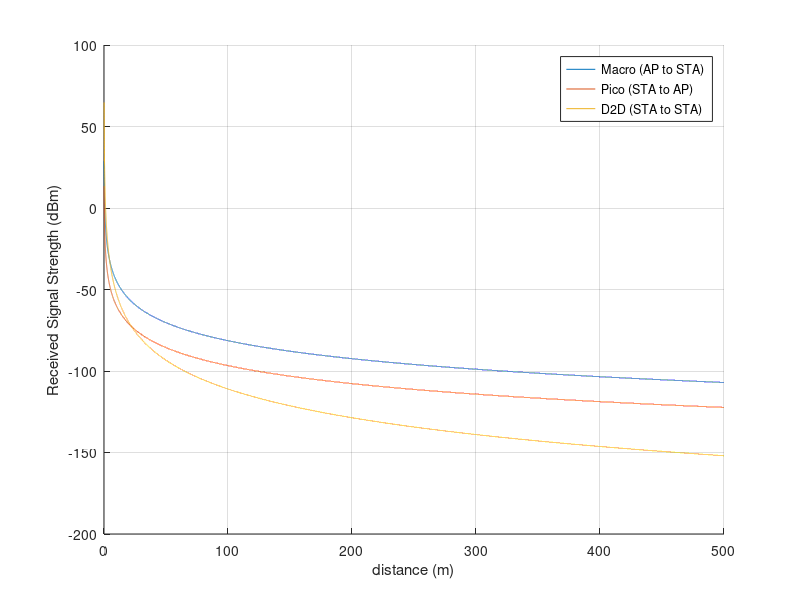
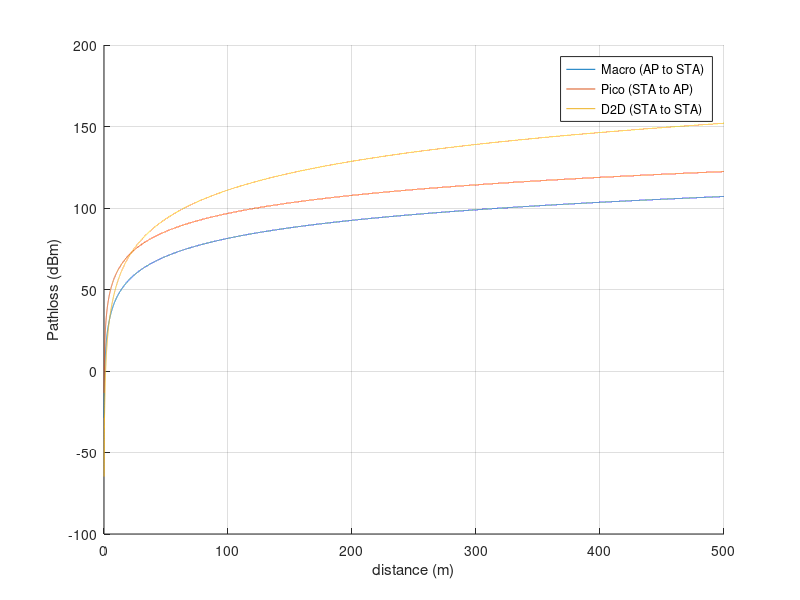

Recreate these plots in MATLAB, in order.
clear all;
close all;

% 저전력(Prototype 구성): 0 dBm, 최대 권장전송 전력(Ideal 구성): 14 dBm
Ptx_AP = 0; % (dBm)
Ptx_STA = 0; % (dBm)

Gtx = 0;   % TX antenna gain (dBi)
Grx = 0;   % RX antenna gain (Prototype: 0 dBi, ideal: 3 dBi)
Ltx = 0;   % system loss at TX (dBi)
Lrx = 0;   % system loss at RX (dBi) 

Dist = 0.1:0.01:500; % meter

% Pathloss Model I)  Macro deployment (AP -> STA)
PL_mcr = 8 + 36.7*log10(Dist);
Prx_mcr = Ptx_AP + Gtx - Ltx - PL_mcr + Grx - Lrx;

% Pathloss Model II)  Pico deployment (STA -> AP)
PL_pc = 23.3 + 36.7*log10(Dist);
Prx_pc = Ptx_STA + Gtx - Ltx - PL_pc + Grx - Lrx;

% Pathloss Model III)  Outdoor Device to Device Pathloss model (STA <-> STA)

PL_od =  -6.17 + 58.6*log10(Dist);  
Prx_od = Ptx_STA + Gtx - Ltx - PL_od + Grx - Lrx;


figure;
hold on;

plot(Dist, Prx_mcr);
plot(Dist, Prx_pc);
plot(Dist, Prx_od);
legend('Macro (AP to STA)', 'Pico (STA to AP)',  'D2D (STA to STA)', 'Location', 'Best');
xlabel('distance (m)');
ylabel('Received Signal Strength (dBm)');
grid on;
hold off;

figure;
hold on;

plot(Dist, PL_mcr);
plot(Dist, PL_pc);
plot(Dist, PL_od);
legend('Macro (AP to STA)', 'Pico (STA to AP)',  'D2D (STA to STA)', 'Location', 'Best');
xlabel('distance (m)');
ylabel('Pathloss (dBm)');
grid on;
hold off;
